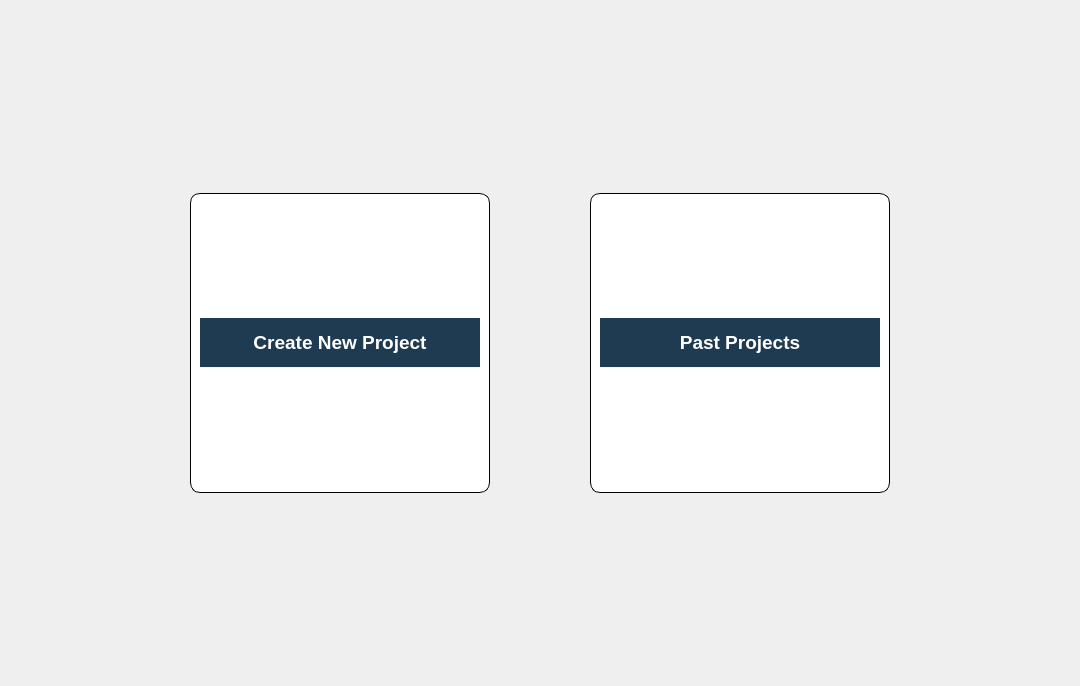
          <widget class="QWidget" name="projects_frame">
           <property name="minimumSize">
            <size>
             <width>1080</width>
             <height>686</height>
            </size>
           </property>
           <property name="maximumSize">
            <size>
             <width>2160</width>
             <height>1400</height>
            </size>
           </property>
           <layout class="QHBoxLayout" name="horizontalLayout_11">
            <property name="spacing">
             <number>0</number>
            </property>
            <property name="leftMargin">
             <number>0</number>
            </property>
            <property name="topMargin">
             <number>0</number>
            </property>
            <property name="rightMargin">
             <number>0</number>
            </property>
            <property name="bottomMargin">
             <number>0</number>
            </property>
            <item>
             <layout class="QGridLayout" name="gridLayout">
              <property name="leftMargin">
               <number>5</number>
              </property>
              <property name="topMargin">
               <number>5</number>
              </property>
              <property name="rightMargin">
               <number>5</number>
              </property>
              <property name="bottomMargin">
               <number>5</number>
              </property>
              <property name="horizontalSpacing">
               <number>100</number>
              </property>
              <property name="verticalSpacing">
               <number>5</number>
              </property>
              <item row="0" column="0">
               <widget class="QFrame" name="frame_43">
                <property name="sizePolicy">
                 <sizepolicy hsizetype="MinimumExpanding" vsizetype="MinimumExpanding">
                  <horstretch>0</horstretch>
                  <verstretch>0</verstretch>
                 </sizepolicy>
                </property>
                <property name="minimumSize">
                 <size>
                  <width>200</width>
                  <height>200</height>
                 </size>
                </property>
                <property name="maximumSize">
                 <size>
                  <width>300</width>
                  <height>300</height>
                 </size>
                </property>
                <property name="cursor">
                 <cursorShape>PointingHandCursor</cursorShape>
                </property>
                <property name="styleSheet">
                 <string notr="true">QFrame{
background-color: rgb(255, 255, 255);
border-radius:10px;
border:1px solid;
}
QFrame:hover{     
	border:2px solid rgb(230, 136, 136);
 }</string>
                </property>
                <property name="frameShape">
                 <enum>QFrame::StyledPanel</enum>
                </property>
                <property name="frameShadow">
                 <enum>QFrame::Raised</enum>
                </property>
                <layout class="QVBoxLayout" name="verticalLayout_2">
                 <item>
                  <widget class="QPushButton" name="pushButton_3">
                   <property name="minimumSize">
                    <size>
                     <width>200</width>
                     <height>50</height>
                    </size>
                   </property>
                   <property name="font">
                    <font>
                     <family>MS Sans Serif</family>
                     <pointsize>14</pointsize>
                     <weight>75</weight>
                     <bold>true</bold>
                    </font>
                   </property>
                   <property name="styleSheet">
                    <string notr="true">QPushButton {
	background-color: rgb(30, 59, 81);	
	color: white;
	border: none;
	border-bottom: 1px solid rgb(245, 245, 245);
 }
QPushButton:hover{	
	background-color: rgba(230, 136, 136, 50);
    border-left: 2px solid rgb(230, 136, 136);;
 }
QPushButton:pressed{     
	border-bottom: 5px solid rgb(30, 59, 81);
}</string>
                   </property>
                   <property name="text">
                    <string>Create New Project</string>
                   </property>
                  </widget>
                 </item>
                </layout>
               </widget>
              </item>
              <item row="0" column="1">
               <widget class="QFrame" name="frame_44">
                <property name="sizePolicy">
                 <sizepolicy hsizetype="MinimumExpanding" vsizetype="MinimumExpanding">
                  <horstretch>0</horstretch>
                  <verstretch>0</verstretch>
                 </sizepolicy>
                </property>
                <property name="minimumSize">
                 <size>
                  <width>200</width>
                  <height>200</height>
                 </size>
                </property>
                <property name="maximumSize">
                 <size>
                  <width>300</width>
                  <height>300</height>
                 </size>
                </property>
                <property name="cursor">
                 <cursorShape>PointingHandCursor</cursorShape>
                </property>
                <property name="styleSheet">
                 <string notr="true">QFrame{
background-color: rgb(255, 255, 255);
border-radius:10px;
border:1px solid;
}
QFrame:hover{     
	border:2px solid rgb(230, 136, 136);
 }</string>
                </property>
                <property name="frameShape">
                 <enum>QFrame::StyledPanel</enum>
                </property>
                <property name="frameShadow">
                 <enum>QFrame::Raised</enum>
                </property>
                <layout class="QVBoxLayout" name="verticalLayout_3">
                 <item>
                  <widget class="QPushButton" name="pushButton_4">
                   <property name="minimumSize">
                    <size>
                     <width>200</width>
                     <height>50</height>
                    </size>
                   </property>
                   <property name="font">
                    <font>
                     <family>MS Sans Serif</family>
                     <pointsize>14</pointsize>
                     <weight>75</weight>
                     <bold>true</bold>
                    </font>
                   </property>
                   <property name="styleSheet">
                    <string notr="true">QPushButton {
	background-color: rgb(30, 59, 81);	
	color: white;
	border: none;
	border-bottom: 1px solid rgb(245, 245, 245);
 }
QPushButton:hover{	
	background-color: rgba(230, 136, 136, 50);
    border-left: 2px solid rgb(230, 136, 136);;
 }
QPushButton:pressed{     
	border-bottom: 5px solid rgb(30, 59, 81);
}</string>
                   </property>
                   <property name="text">
                    <string>Past Projects</string>
                   </property>
                  </widget>
                 </item>
                </layout>
               </widget>
              </item>
             </layout>
            </item>
           </layout>
          </widget>
